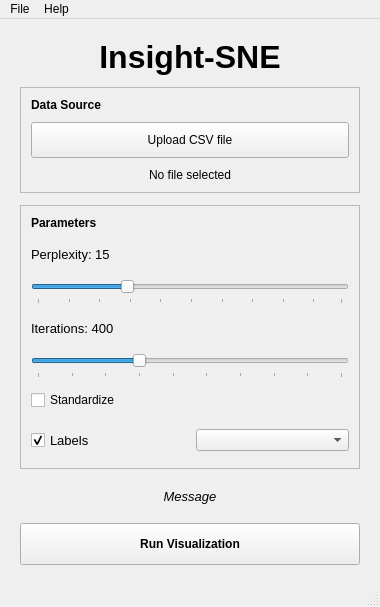
<?xml version="1.0" encoding="UTF-8"?>
<ui version="4.0">
 <class>MenuWindow</class>
 <widget class="QMainWindow" name="MenuWindow">
  <property name="geometry">
   <rect>
    <x>0</x>
    <y>0</y>
    <width>380</width>
    <height>577</height>
   </rect>
  </property>
  <property name="windowTitle">
   <string>Insight-SNE</string>
  </property>
  <widget class="QWidget" name="centralwidget">
   <layout class="QVBoxLayout" name="verticalLayout">
    <property name="spacing">
     <number>12</number>
    </property>
    <property name="leftMargin">
     <number>20</number>
    </property>
    <property name="topMargin">
     <number>20</number>
    </property>
    <property name="rightMargin">
     <number>20</number>
    </property>
    <property name="bottomMargin">
     <number>20</number>
    </property>
    <item>
     <widget class="QLabel" name="menuTitle">
      <property name="font">
       <font>
        <family>Arial</family>
        <pointsize>24</pointsize>
        <bold>true</bold>
       </font>
      </property>
      <property name="text">
       <string>Insight-SNE</string>
      </property>
      <property name="alignment">
       <set>Qt::AlignmentFlag::AlignCenter</set>
      </property>
     </widget>
    </item>
    <item>
     <widget class="QFrame" name="uploadFrame">
      <property name="frameShape">
       <enum>QFrame::Shape::StyledPanel</enum>
      </property>
      <property name="frameShadow">
       <enum>QFrame::Shadow::Raised</enum>
      </property>
      <layout class="QVBoxLayout" name="verticalLayout_3">
       <property name="spacing">
        <number>10</number>
       </property>
       <property name="leftMargin">
        <number>10</number>
       </property>
       <property name="topMargin">
        <number>10</number>
       </property>
       <property name="rightMargin">
        <number>10</number>
       </property>
       <property name="bottomMargin">
        <number>10</number>
       </property>
       <item>
        <widget class="QLabel" name="dataSourceLabel">
         <property name="font">
          <font>
           <bold>true</bold>
          </font>
         </property>
         <property name="text">
          <string>Data Source</string>
         </property>
        </widget>
       </item>
       <item>
        <widget class="QPushButton" name="uploadCsvButton">
         <property name="minimumSize">
          <size>
           <width>0</width>
           <height>36</height>
          </size>
         </property>
         <property name="text">
          <string>Upload CSV file</string>
         </property>
        </widget>
       </item>
       <item>
        <widget class="QLabel" name="fileLabel">
         <property name="text">
          <string>No file selected</string>
         </property>
         <property name="alignment">
          <set>Qt::AlignmentFlag::AlignCenter</set>
         </property>
        </widget>
       </item>
      </layout>
     </widget>
    </item>
    <item>
     <widget class="QFrame" name="parametersFrame">
      <property name="frameShape">
       <enum>QFrame::Shape::StyledPanel</enum>
      </property>
      <property name="frameShadow">
       <enum>QFrame::Shadow::Raised</enum>
      </property>
      <layout class="QVBoxLayout" name="verticalLayout_6">
       <property name="spacing">
        <number>12</number>
       </property>
       <property name="leftMargin">
        <number>10</number>
       </property>
       <property name="topMargin">
        <number>10</number>
       </property>
       <property name="rightMargin">
        <number>10</number>
       </property>
       <property name="bottomMargin">
        <number>10</number>
       </property>
       <item>
        <widget class="QLabel" name="parametersTitle">
         <property name="font">
          <font>
           <bold>true</bold>
          </font>
         </property>
         <property name="text">
          <string>Parameters</string>
         </property>
        </widget>
       </item>
       <item>
        <layout class="QVBoxLayout" name="verticalLayout_2">
         <item>
          <widget class="QLabel" name="perplexityLabel">
           <property name="minimumSize">
            <size>
             <width>0</width>
             <height>24</height>
            </size>
           </property>
           <property name="font">
            <font>
             <pointsize>10</pointsize>
            </font>
           </property>
           <property name="text">
            <string>Perplexity: 15</string>
           </property>
          </widget>
         </item>
         <item>
          <widget class="QSlider" name="perplexitySlider">
           <property name="minimumSize">
            <size>
             <width>0</width>
             <height>26</height>
            </size>
           </property>
           <property name="minimum">
            <number>1</number>
           </property>
           <property name="maximum">
            <number>100</number>
           </property>
           <property name="value">
            <number>30</number>
           </property>
           <property name="orientation">
            <enum>Qt::Orientation::Horizontal</enum>
           </property>
           <property name="tickPosition">
            <enum>QSlider::TickPosition::TicksBelow</enum>
           </property>
           <property name="tickInterval">
            <number>10</number>
           </property>
          </widget>
         </item>
        </layout>
       </item>
       <item>
        <layout class="QVBoxLayout" name="verticalLayout_5" stretch="1,1">
         <item>
          <widget class="QLabel" name="iterationsLabel">
           <property name="minimumSize">
            <size>
             <width>0</width>
             <height>24</height>
            </size>
           </property>
           <property name="font">
            <font>
             <pointsize>10</pointsize>
            </font>
           </property>
           <property name="text">
            <string>Iterations: 400</string>
           </property>
          </widget>
         </item>
         <item>
          <widget class="QSlider" name="iterationsSlider">
           <property name="minimumSize">
            <size>
             <width>0</width>
             <height>26</height>
            </size>
           </property>
           <property name="minimum">
            <number>0</number>
           </property>
           <property name="maximum">
            <number>9</number>
           </property>
           <property name="singleStep">
            <number>1</number>
           </property>
           <property name="pageStep">
            <number>1</number>
           </property>
           <property name="value">
            <number>3</number>
           </property>
           <property name="orientation">
            <enum>Qt::Orientation::Horizontal</enum>
           </property>
           <property name="tickPosition">
            <enum>QSlider::TickPosition::TicksBelow</enum>
           </property>
           <property name="tickInterval">
            <number>1</number>
           </property>
          </widget>
         </item>
        </layout>
       </item>
       <item>
        <widget class="QCheckBox" name="standardizationCheckBox">
         <property name="text">
          <string>Standardize</string>
         </property>
        </widget>
       </item>
       <item>
        <layout class="QHBoxLayout" name="horizontalLayout" stretch="1,1">
         <item>
          <widget class="QCheckBox" name="checkBox">
           <property name="minimumSize">
            <size>
             <width>0</width>
             <height>36</height>
            </size>
           </property>
           <property name="font">
            <font>
             <pointsize>10</pointsize>
            </font>
           </property>
           <property name="text">
            <string>Labels</string>
           </property>
           <property name="checked">
            <bool>true</bool>
           </property>
           <property name="tristate">
            <bool>false</bool>
           </property>
          </widget>
         </item>
         <item>
          <widget class="QComboBox" name="visualizationTypeComboBox"/>
         </item>
        </layout>
       </item>
      </layout>
     </widget>
    </item>
    <item>
     <widget class="QLabel" name="message">
      <property name="minimumSize">
       <size>
        <width>0</width>
        <height>30</height>
       </size>
      </property>
      <property name="font">
       <font>
        <pointsize>10</pointsize>
        <italic>true</italic>
       </font>
      </property>
      <property name="text">
       <string>Message</string>
      </property>
      <property name="alignment">
       <set>Qt::AlignmentFlag::AlignCenter</set>
      </property>
     </widget>
    </item>
    <item>
     <widget class="QPushButton" name="runAppButton">
      <property name="minimumSize">
       <size>
        <width>0</width>
        <height>42</height>
       </size>
      </property>
      <property name="font">
       <font>
        <bold>true</bold>
       </font>
      </property>
      <property name="text">
       <string>Run Visualization</string>
      </property>
     </widget>
    </item>
   </layout>
  </widget>
  <widget class="QMenuBar" name="menubar">
   <property name="geometry">
    <rect>
     <x>0</x>
     <y>0</y>
     <width>380</width>
     <height>21</height>
    </rect>
   </property>
   <widget class="QMenu" name="menuFile">
    <property name="title">
     <string>File</string>
    </property>
    <addaction name="actionOpen_CSV"/>
    <addaction name="actionExit"/>
   </widget>
   <widget class="QMenu" name="menuHelp">
    <property name="title">
     <string>Help</string>
    </property>
    <addaction name="actionAbout"/>
   </widget>
   <addaction name="menuFile"/>
   <addaction name="menuHelp"/>
  </widget>
  <widget class="QStatusBar" name="statusbar"/>
  <action name="actionOpen_CSV">
   <property name="text">
    <string>Open CSV...</string>
   </property>
   <property name="shortcut">
    <string>Ctrl+O</string>
   </property>
  </action>
  <action name="actionExit">
   <property name="text">
    <string>Exit</string>
   </property>
   <property name="shortcut">
    <string>Ctrl+Q</string>
   </property>
  </action>
  <action name="actionAbout">
   <property name="text">
    <string>About</string>
   </property>
  </action>
 </widget>
 <resources/>
 <connections/>
</ui>
